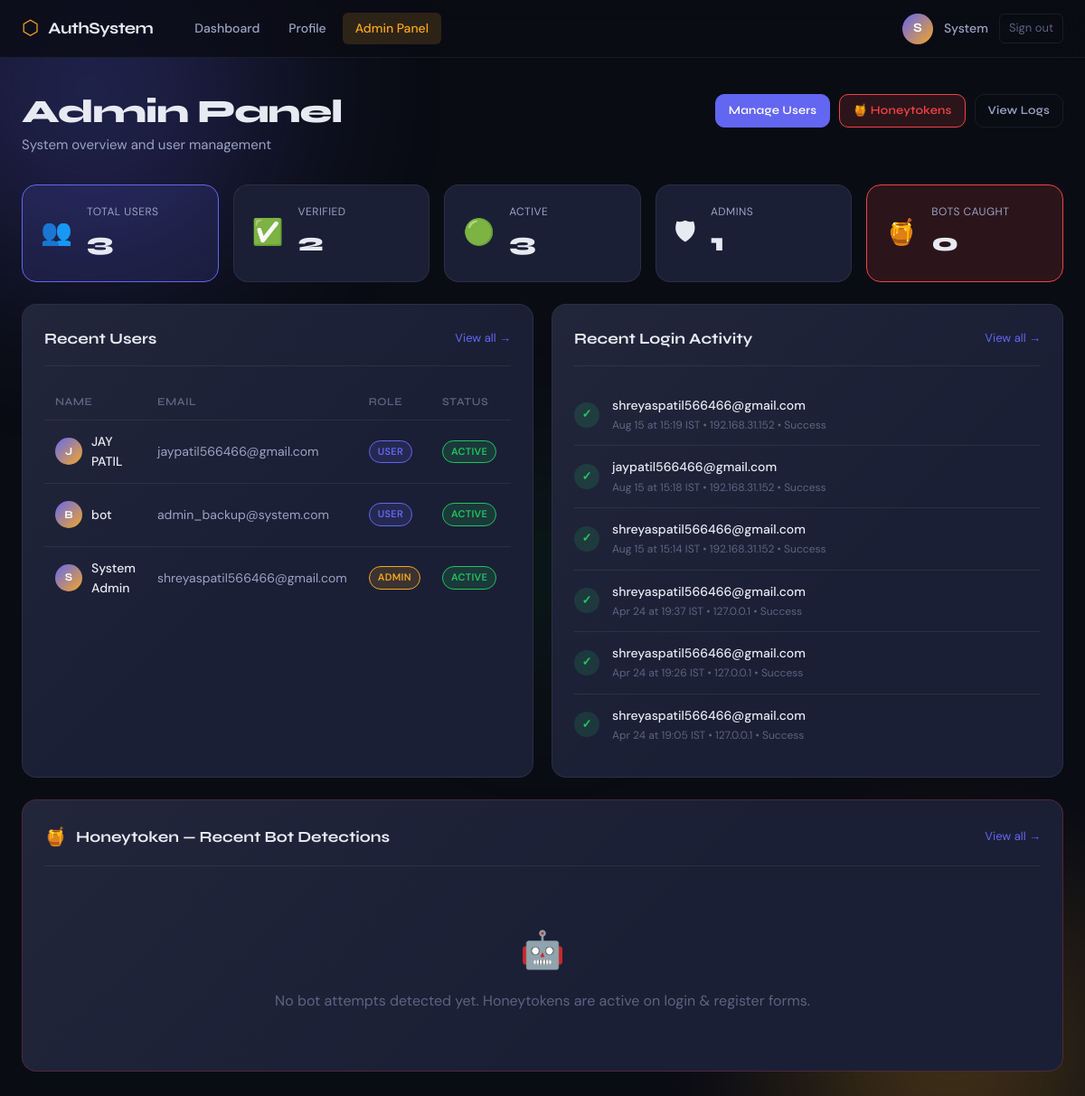
Page /admin/ (signed in) on the committed database.
### app/models.py (models this page shows, shortened)
class User(UserMixin, db.Model):
    __tablename__ = "users"
    id = db.Column(db.Integer, primary_key=True)
    name = db.Column(db.String(120), nullable=False)
    email = db.Column(db.String(255), unique=True, nullable=False, index=True)
    password_hash = db.Column(db.String(255), nullable=False)
    role = db.Column(db.String(20), nullable=False, default=Role.USER)
    is_verified = db.Column(db.Boolean, default=False, nullable=False)
    is_active = db.Column(db.Boolean, default=True, nullable=False)
    created_at = db.Column(db.DateTime, default=lambda: datetime.now(timezone.utc))
    last_login = db.Column(db.DateTime, nullable=True)
    otps = db.relationship("OTP", backref="user", lazy="dynamic", cascade="all, delete-orphan")
    email_tokens = db.relationship("EmailToken", backref="user", lazy="dynamic", cascade="all, delete-orphan")
    login_logs = db.relationship("LoginLog", backref="user", lazy="dynamic", cascade="all, delete-orphan")
    @property
    def is_admin(self):
        return self.role == Role.ADMIN

class LoginLog(db.Model):
    __tablename__ = "login_logs"
    id = db.Column(db.Integer, primary_key=True)
    user_id = db.Column(db.Integer, db.ForeignKey("users.id"), nullable=False)
    login_time = db.Column(db.DateTime, default=lambda: datetime.now(timezone.utc))
    ip_address = db.Column(db.String(50), nullable=True)
    user_agent = db.Column(db.String(512), nullable=True)
    status = db.Column(db.String(20), default="success")  # success / failed

### app/blueprints/admin/routes.py (the view)
@admin_bp.route("/")
@login_required
@admin_required
def dashboard():
    users = User.query.order_by(User.created_at.desc()).all()
    total_users = User.query.count()
    verified_users = User.query.filter_by(is_verified=True).count()
    active_users = User.query.filter_by(is_active=True).count()
    admin_count = User.query.filter_by(role=Role.ADMIN).count()
    bot_count = BotLog.query.count()
    recent_logs = (
        LoginLog.query.order_by(LoginLog.login_time.desc()).limit(20).all()
    )
    recent_bot_logs = BotLog.query.order_by(BotLog.attempt_time.desc()).limit(5).all()
    return render_template(
        "admin/admin_dashboard.html",
        users=users,
        total_users=total_users,
        verified_users=verified_users,
        active_users=active_users,
        admin_count=admin_count,
        bot_count=bot_count,
        recent_logs=recent_logs,
        recent_bot_logs=recent_bot_logs,
    )

### app/models.py (called while the page is built)
@login_manager.user_loader
def load_user(user_id):
    return db.session.get(User, int(user_id))

### app/utils/timezone.py (called while the page is built)
def to_ist(dt):
    if dt is None:
        return None
    if dt.tzinfo is None:
        dt = dt.replace(tzinfo=timezone.utc)
    return dt.astimezone(IST)

### app/templates/admin/admin_dashboard.html (shortened to what this page needs)
{% extends "base.html" %}
{% block content %}
<div class="page-wrapper">
    <div class="page-header">
        <div>
            <h1 class="page-title">Admin Panel</h1>
            <p class="page-subtitle">System overview and user management</p>
        </div>
        <div class="page-header-actions">
            <a href="{{ url_for('admin.user_list') }}" class="btn btn-primary btn-sm">Manage Users</a>
            <a href="{{ url_for('admin.honeytoken_logs') }}" class="btn btn-danger btn-sm">🍯 Honeytokens</a>
            <a href="{{ url_for('admin.logs') }}" class="btn btn-ghost btn-sm">View Logs</a>
        </div>
    </div>
    <div class="stats-grid stats-grid-5">
        <div class="stat-card stat-card-accent">
            <div class="stat-icon">👥</div>
            <div class="stat-info">
                <div class="stat-label">Total Users</div>
                <div class="stat-value stat-big">{{ total_users }}</div>
            </div>
        </div>
        <div class="stat-card">
            <div class="stat-icon">✅</div>
            <div class="stat-info">
                <div class="stat-label">Verified</div>
                <div class="stat-value stat-big">{{ verified_users }}</div>
            </div>
        </div>
        <div class="stat-card">
            <div class="stat-icon">🟢</div>
            <div class="stat-info">
                <div class="stat-label">Active</div>
                <div class="stat-value stat-big">{{ active_users }}</div>
            </div>
        </div>
        <div class="stat-card">
            <div class="stat-icon">🛡</div>
            <div class="stat-info">
                <div class="stat-label">Admins</div>
                <div class="stat-value stat-big">{{ admin_count }}</div>
            </div>
        </div>
        <a href="{{ url_for('admin.honeytoken_logs') }}" class="stat-card stat-card-danger" style="text-decoration:none;">
            <div class="stat-icon">🍯</div>
            <div class="stat-info">
                <div class="stat-label">Bots Caught</div>
                <div class="stat-value stat-big">{{ bot_count }}</div>
            </div>
        </a>
    </div>
    <div class="content-grid">
        <div class="card">
            <div class="card-header">
                <h2 class="card-title">Recent Users</h2>
                <a href="{{ url_for('admin.user_list') }}" class="card-link">View all →</a>
            </div>
            <div class="table-wrapper">
                <table class="data-table">
                    <thead>
                        <tr>
                            <th>Name</th>
                            <th>Email</th>
                            <th>Role</th>
                            <th>Status</th>
                            <th>Joined</th>
                        </tr>
                    </thead>
                    <tbody>
                        {% for user in users[:10] %}
                        <tr>
                            <td>
                                <div class="table-user">
                                    <div class="table-avatar">{{ user.name[0].upper() }}</div>
                                    {{ user.name }}
                                </div>
                            </td>
                            <td class="text-muted">{{ user.email }}</td>
                            <td>
                                <span class="badge-role {% if user.role == 'admin' %}role-admin{% else %}role-user{% endif %}">
                                    {{ user.role | capitalize }}
                                </span>
                            </td>
                            <td>
                                <span class="badge-status {% if user.is_active %}status-active{% else %}status-inactive{% endif %}">
                                    {{ "Active" if user.is_active else "Inactive" }}
                                </span>
                            </td>
                            <td class="text-muted">{{ (user.created_at | ist).strftime('%b %d, %Y') }}</td>
                        </tr>
                        {% endfor %}
                    </tbody>
                </table>
            </div>
        </div>
        <div class="card">
            <div class="card-header">
                <h2 class="card-title">Recent Login Activity</h2>
                <a href="{{ url_for('admin.logs') }}" class="card-link">View all →</a>
            </div>
            <div class="activity-list">
                {% for log in recent_logs %}
                <div class="activity-item">
                    <span class="activity-status {% if log.status == 'success' %}status-success{% else %}status-failed{% endif %}">
                        {{ "✓" if log.status == "success" else "✕" }}
                    </span>
                    <div class="activity-info">
                        <div class="activity-time">{{ log.user.email if log.user else "Deleted User" }}</div>
                        <div class="activity-meta">{{ (log.login_time | ist).strftime('%b %d at %H:%M') }} IST • {{ log.ip_address or "Unknown" }} • {{ log.status | capitalize }}</div>
                    </div>
                </div>
                {% endfor %}
            </div>
        </div>
    </div>
    <div class="card card-honeytoken">
        <div class="card-header">
            <div style="display:flex;align-items:center;gap:10px;">
                <span style="font-size:20px;">🍯</span>
                <h2 class="card-title">Honeytoken — Recent Bot Detections</h2>
            </div>
            <a href="{{ url_for('admin.honeytoken_logs') }}" class="card-link">View all →</a>
        </div>
        {% if recent_bot_logs %}
        <div class="table-wrapper">
            <table class="data-table">
                <thead>
                    <tr>
                        <th>IP Address</th>
                        <th>Route Triggered</th>
                        <th>User Agent</th>
                        <th>Time</th>
                    </tr>
                </thead>
                <tbody>
                    {% for bot in recent_bot_logs %}
                    <tr class="bot-row">
                        <td><code class="ip-code bot-ip">{{ bot.ip_address or "—" }}</code></td>
                        <td>
                            <span class="badge-route">{{ bot.route | capitalize }}</span>
                        </td>
                        <td class="text-muted ua-cell" title="{{ bot.user_agent }}">
                            {{ (bot.user_agent or "")[:70] }}{% if bot.user_agent and bot.user_agent|length > 70 %}…{% endif %}
                        </td>
                        <td class="text-muted">{{ (bot.attempt_time | ist).strftime('%b %d at %H:%M') }} IST</td>
                    </tr>
                    {% endfor %}
                </tbody>
            </table>
        </div>
        {% else %}
        <div class="empty-honeytoken">
            <div class="empty-icon">🤖</div>
            <p>No bot attempts detected yet. Honeytokens are active on login &amp; register forms.</p>
        </div>
        {% endif %}
    </div>
</div>
{% endblock %}

### app/templates/base.html (shortened to what this page needs)
<!DOCTYPE html>
<html lang="en">
<head>
    <link rel="stylesheet" href="{{ url_for('static', filename='css/main.css') }}">
</head>
<body class="{% block body_class %}{% endblock %}">
    <div class="ambient-bg">
        <div class="orb orb-1"></div>
        <div class="orb orb-3"></div>
    </div>
    {% if current_user.is_authenticated %}
    <nav class="navbar">
        <div class="nav-container">
            <a href="{{ url_for('main.index') }}" class="nav-brand">
                <span class="brand-icon">⬡</span>
                <span class="brand-name">AuthSystem</span>
            </a>
            <div class="nav-links">
                <a href="{{ url_for('main.dashboard') }}" class="nav-link {% if request.endpoint == 'main.dashboard' %}active{% endif %}">Dashboard</a>
                <a href="{{ url_for('main.profile') }}" class="nav-link {% if request.endpoint == 'main.profile' %}active{% endif %}">Profile</a>
                {% if current_user.is_admin %}
                <a href="{{ url_for('admin.dashboard') }}" class="nav-link nav-admin {% if request.blueprint == 'admin' %}active{% endif %}">Admin Panel</a>
                {% endif %}
            </div>
            <div class="nav-user">
                <div class="user-avatar">{{ current_user.name[0].upper() }}</div>
                <span class="user-name">{{ current_user.name.split()[0] }}</span>
                <a href="{{ url_for('auth.logout') }}" class="nav-logout">Sign out</a>
            </div>
        </div>
    </nav>
    {% endif %}
    <main class="main-content">
        {% block content %}{% endblock %}
    </main>
</body>
</html>

### rows in the picture
User: name "S", name "System", name "System Admin", email "shreyaspatil566466@gmail.com", role "ADMIN", is_active "ACTIVE"
User: name "J", name "JAY PATIL", email "jaypatil566466@gmail.com", role "USER", is_active "ACTIVE"
User: name "B", name "bot", email "admin_backup@system.com", role "USER", is_active "ACTIVE"
LoginLog: status "✓", user "shreyaspatil566466@gmail.com", login_time "Aug 15 at 15:19", ip_address "192.168.31.152", status "Success"
LoginLog: status "✓", user "jaypatil566466@gmail.com", login_time "Aug 15 at 15:18", ip_address "192.168.31.152", status "Success"
LoginLog: status "✓", user "shreyaspatil566466@gmail.com", login_time "Aug 15 at 15:14", ip_address "192.168.31.152", status "Success"
LoginLog: status "✓", user "shreyaspatil566466@gmail.com", login_time "Apr 24 at 19:37", ip_address "127.0.0.1", status "Success"
LoginLog: status "✓", user "shreyaspatil566466@gmail.com", login_time "Apr 24 at 19:26", ip_address "127.0.0.1", status "Success"
LoginLog: status "✓", user "shreyaspatil566466@gmail.com", login_time "Apr 24 at 19:05", ip_address "127.0.0.1", status "Success"

### other values in the picture
{{ total_users }} "3"
{{ verified_users }} "2"
{{ active_users }} "3"
{{ admin_count }} "1"
{{ bot_count }} "0"
